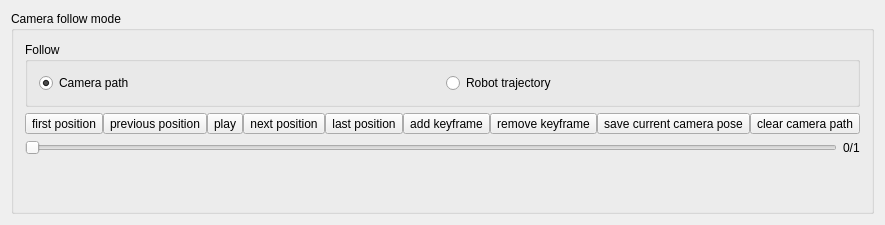
<?xml version="1.0" encoding="UTF-8"?>
<ui version="4.0">
 <class>ViewerSettingsPanelFollowModeClass</class>
 <widget class="QWidget" name="ViewerSettingsPanelFollowModeClass">
  <property name="geometry">
   <rect>
    <x>0</x>
    <y>0</y>
    <width>347</width>
    <height>225</height>
   </rect>
  </property>
  <property name="windowTitle">
   <string>ViewerSettingsPanelFollowMode</string>
  </property>
  <layout class="QVBoxLayout" name="verticalLayout_2">
   <item>
    <widget class="QGroupBox" name="groupBox">
     <property name="title">
      <string>Camera follow mode</string>
     </property>
     <layout class="QVBoxLayout" name="verticalLayout">
      <item>
       <widget class="QGroupBox" name="followGroupBox">
        <property name="title">
         <string>Follow</string>
        </property>
        <property name="flat">
         <bool>true</bool>
        </property>
        <layout class="QHBoxLayout" name="horizontalLayout_3">
         <item>
          <widget class="QRadioButton" name="followCameraPathButton">
           <property name="text">
            <string>Camera path</string>
           </property>
           <property name="checked">
            <bool>true</bool>
           </property>
          </widget>
         </item>
         <item>
          <widget class="QRadioButton" name="followTrajectoryButton">
           <property name="text">
            <string>Robot trajectory</string>
           </property>
          </widget>
         </item>
        </layout>
       </widget>
      </item>
      <item>
       <layout class="QHBoxLayout" name="horizontalLayout">
        <property name="spacing">
         <number>0</number>
        </property>
        <item>
         <widget class="QToolButton" name="firstScanButton">
          <property name="toolTip">
           <string>first frame</string>
          </property>
          <property name="text">
           <string>first position</string>
          </property>
          <property name="icon">
           <iconset resource="icons.qrc">
            <normaloff>:/icons/media-skip-backward.png</normaloff>:/icons/media-skip-backward.png</iconset>
          </property>
         </widget>
        </item>
        <item>
         <widget class="QToolButton" name="previousScanButton">
          <property name="toolTip">
           <string>previous frame</string>
          </property>
          <property name="text">
           <string>previous position</string>
          </property>
          <property name="icon">
           <iconset resource="icons.qrc">
            <normaloff>:/icons/media-seek-backward.png</normaloff>:/icons/media-seek-backward.png</iconset>
          </property>
         </widget>
        </item>
        <item>
         <widget class="QToolButton" name="playScanButton">
          <property name="toolTip">
           <string>play from current frame</string>
          </property>
          <property name="text">
           <string>play</string>
          </property>
          <property name="icon">
           <iconset resource="icons.qrc">
            <normaloff>:/icons/media-playback-start.png</normaloff>:/icons/media-playback-start.png</iconset>
          </property>
          <property name="checkable">
           <bool>true</bool>
          </property>
          <property name="checked">
           <bool>false</bool>
          </property>
         </widget>
        </item>
        <item>
         <widget class="QToolButton" name="nextScanButton">
          <property name="toolTip">
           <string>next frame</string>
          </property>
          <property name="text">
           <string>next position</string>
          </property>
          <property name="icon">
           <iconset resource="icons.qrc">
            <normaloff>:/icons/media-seek-forward.png</normaloff>:/icons/media-seek-forward.png</iconset>
          </property>
         </widget>
        </item>
        <item>
         <widget class="QToolButton" name="lastScanButton">
          <property name="toolTip">
           <string>last frame</string>
          </property>
          <property name="text">
           <string>last position</string>
          </property>
          <property name="icon">
           <iconset resource="icons.qrc">
            <normaloff>:/icons/media-skip-forward.png</normaloff>:/icons/media-skip-forward.png</iconset>
          </property>
         </widget>
        </item>
        <item>
         <widget class="QToolButton" name="cameraPathAdd">
          <property name="toolTip">
           <string>add frame after current frame</string>
          </property>
          <property name="text">
           <string>add keyframe</string>
          </property>
          <property name="icon">
           <iconset resource="icons.qrc">
            <normaloff>:/icons/list-add.png</normaloff>:/icons/list-add.png</iconset>
          </property>
         </widget>
        </item>
        <item>
         <widget class="QToolButton" name="cameraPathRemove">
          <property name="toolTip">
           <string>remove current frame</string>
          </property>
          <property name="text">
           <string>remove keyframe</string>
          </property>
          <property name="icon">
           <iconset resource="icons.qrc">
            <normaloff>:/icons/list-remove.png</normaloff>:/icons/list-remove.png</iconset>
          </property>
         </widget>
        </item>
        <item>
         <widget class="QToolButton" name="cameraPathSave">
          <property name="toolTip">
           <string>save camera pose to current frame</string>
          </property>
          <property name="text">
           <string>save current camera pose</string>
          </property>
          <property name="icon">
           <iconset resource="icons.qrc">
            <normaloff>:/icons/document-save.png</normaloff>:/icons/document-save.png</iconset>
          </property>
         </widget>
        </item>
        <item>
         <widget class="QToolButton" name="cameraPathClear">
          <property name="toolTip">
           <string>clear all frames</string>
          </property>
          <property name="text">
           <string>clear camera path</string>
          </property>
          <property name="icon">
           <iconset resource="icons.qrc">
            <normaloff>:/icons/edit-clear-list.png</normaloff>:/icons/edit-clear-list.png</iconset>
          </property>
         </widget>
        </item>
       </layout>
      </item>
      <item>
       <layout class="QHBoxLayout" name="horizontalLayout_2">
        <item>
         <widget class="QSlider" name="scanProgressSlider">
          <property name="minimum">
           <number>1</number>
          </property>
          <property name="orientation">
           <enum>Qt::Horizontal</enum>
          </property>
         </widget>
        </item>
        <item>
         <widget class="QLabel" name="scanProgressLabel">
          <property name="text">
           <string notr="true">0/1</string>
          </property>
         </widget>
        </item>
       </layout>
      </item>
      <item>
       <spacer name="verticalSpacer">
        <property name="orientation">
         <enum>Qt::Vertical</enum>
        </property>
        <property name="sizeHint" stdset="0">
         <size>
          <width>20</width>
          <height>40</height>
         </size>
        </property>
       </spacer>
      </item>
     </layout>
    </widget>
   </item>
  </layout>
 </widget>
 <layoutdefault spacing="6" margin="11"/>
 <resources>
  <include location="icons.qrc"/>
 </resources>
 <connections/>
</ui>
